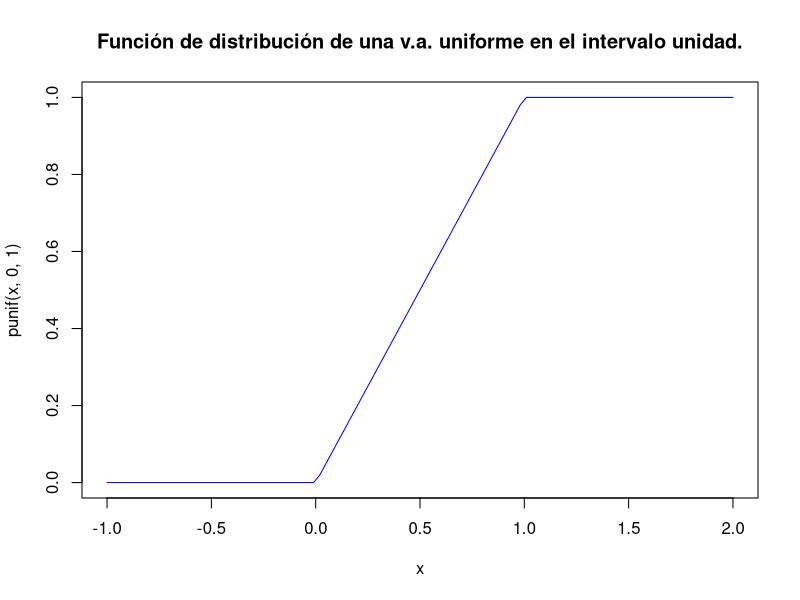
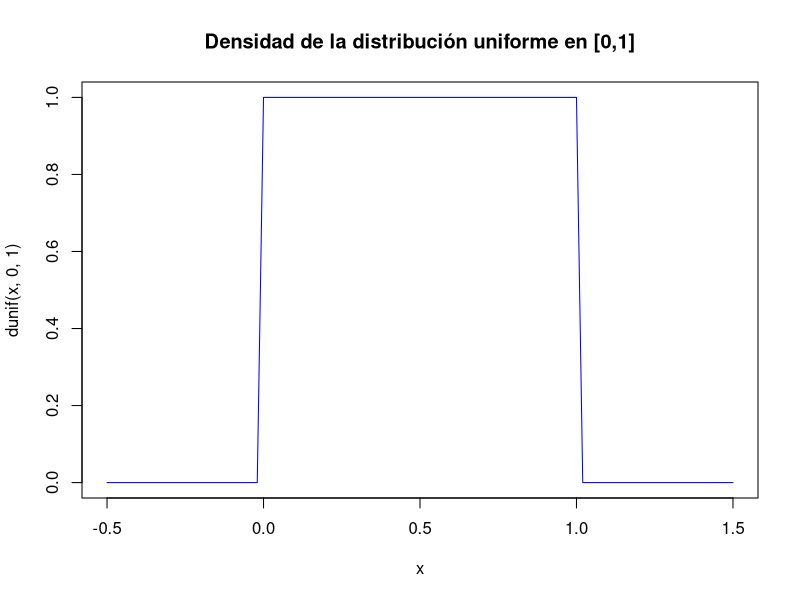

R code for these plots, in order:
## ---- chunk 1
curve(punif(x,0,1),xlim=c(-1,2),col="blue",
      main="Función de distribución de una v.a. uniforme en el intervalo unidad.")
## ---- chunk 2
curve(dunif(x,0,1),xlim=c(-0.5,1.5),col="blue",
      main="Densidad de la distribución uniforme en [0,1]")
